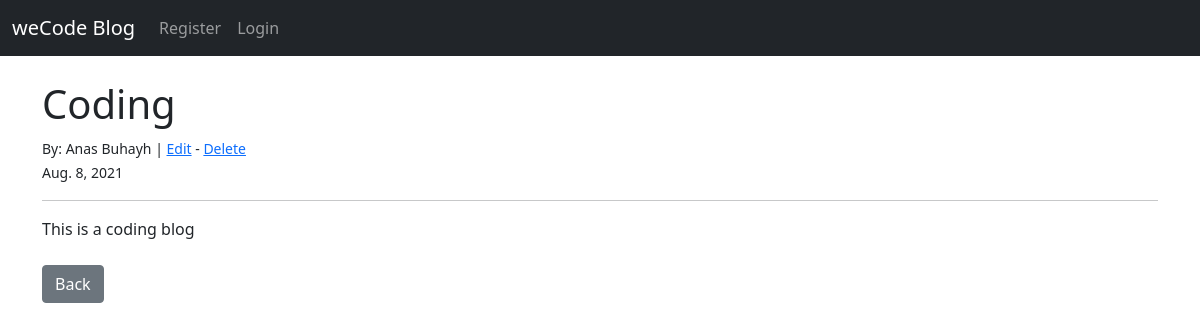
The page /post/5 on the database its author committed.
### weCodeBlog/models.py (models this page shows, shortened)
class Post(models.Model):
    title = models.CharField(max_length=255)
    title_tag = models.CharField(max_length=255)
    author = models.ForeignKey(User, on_delete=models.CASCADE)
    body = models.TextField()
    post_date = models.DateField(auto_now_add=True)
    update_date = models.DateField(auto_now_add=True)
    category = models.CharField(max_length=255, default='web developing')

### weCodeBlog/views.py (the view)
# urls.py: path('post/<int:pk>', PostDetailView.as_view(), name='post-detail'),
class PostDetailView(DetailView):
    model = Post
    template_name = 'post_detail.html'

### weCodeBlog/templates/post_detail.html (shortened to what this page needs)
{% extends 'base.html' %}
{% block content %}
<h1>{{ post.title }}</h1>
<small>
    By: {{ post.author.first_name }} {{ post.author.last_name }} | <a href="{% url 'update-post' post.pk %}">Edit</a> - <a href="{% url 'delete-post' post.pk %}">Delete</a>
    <br>
    {{ post.post_date }}
</small>
<hr>
{{ post.body|safe }}
<br><br>
<a href="{% url 'home' %}" class="btn btn-secondary">Back</a>
{% endblock %}

### rows shown on the page
Post: title "Coding", author.first_name "Anas", author.last_name "Buhayh", post_date "Aug. 8, 2021", body "This is a coding blog"
